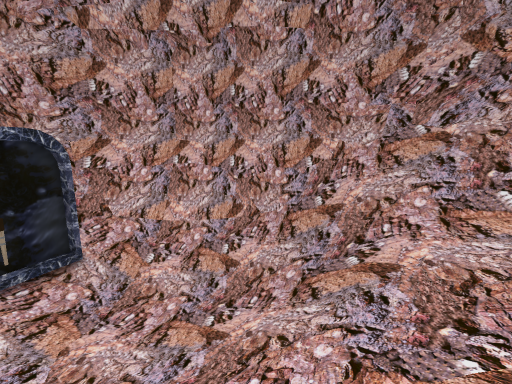
[1] (above)

12 first-person views from a walk through a scene from a Unity 3-D project. The camera is 1.2 m above the floor, tilts 10° down and sees 90° across. The floor is counted in squares, 1 m on a side. Each view is taken from the middle of a square. On the plan, view 1 faces up. The plan holds only what a view shows up to about 12 squares ahead; the rest is blank. Some animated figures are left out.

[2]
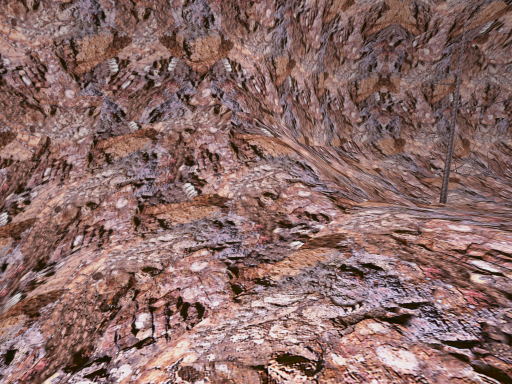

[3]
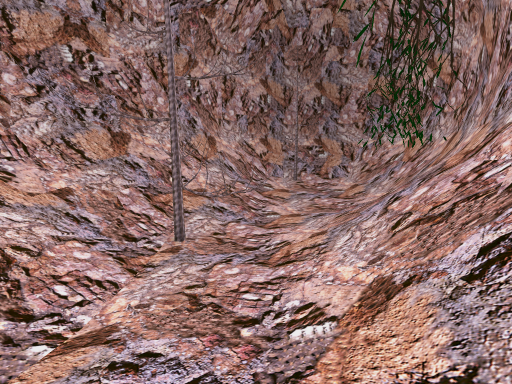

[4]
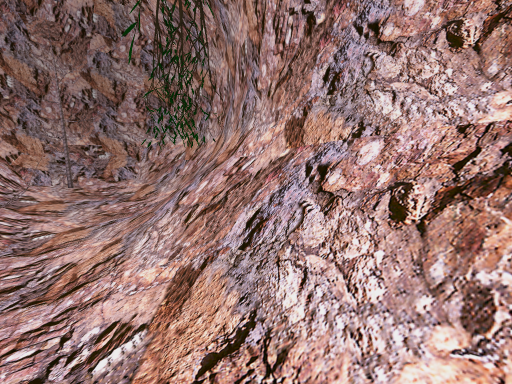

[5]
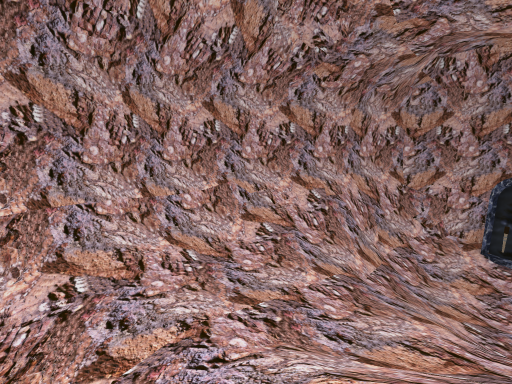

[6]
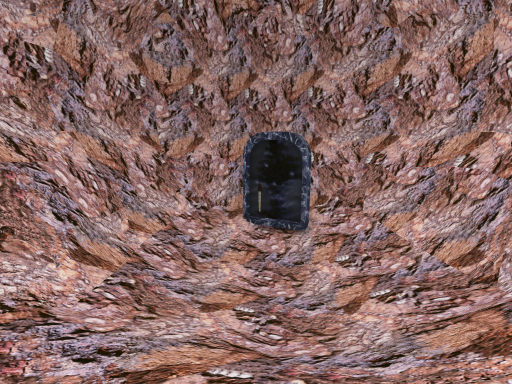

[7]
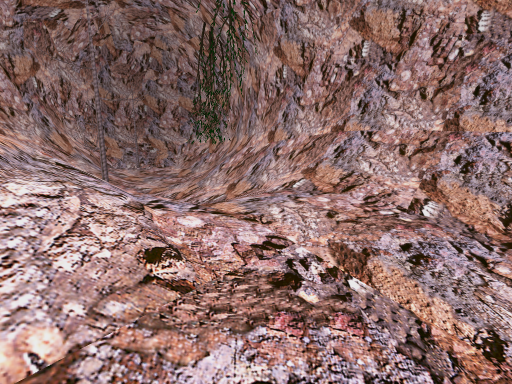

[8]
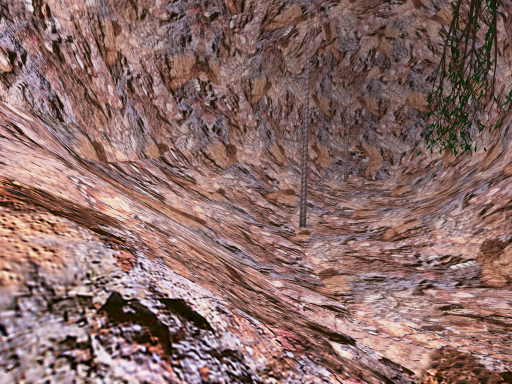

[9]
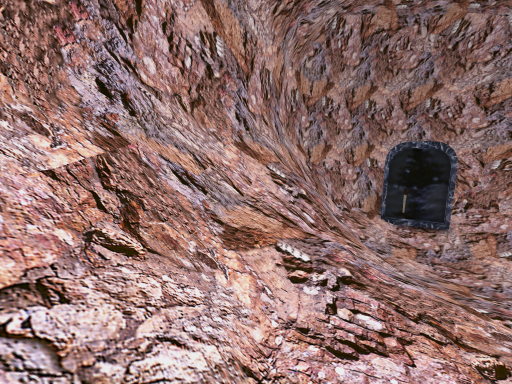

[10]
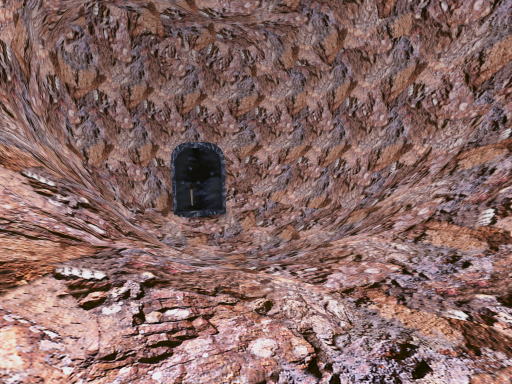

[11]
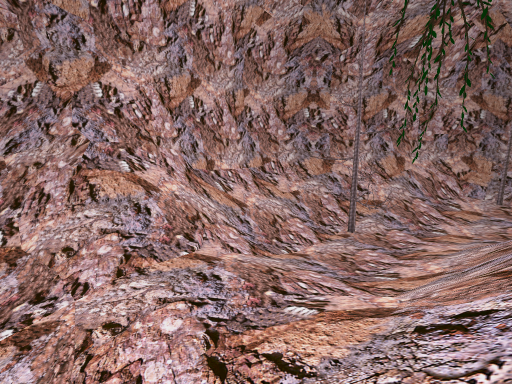

[12]
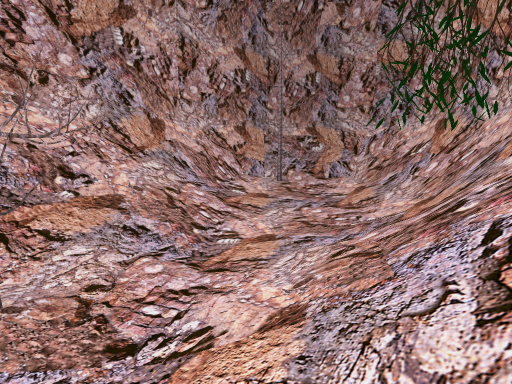

### Floor plan
Key: @ floor where view 1 was taken; # wall or solid block; . main floor; : floor 0.25 m higher than the main floor; - floor 0.25 m lower than the main floor; + floor 0.5 m higher than the main floor; * floor 0.75 m higher than the main floor; _ floor 1.75 m lower than the main floor; / step, stairs or slope; = window, fence, low wall or low ledge; P portal; T torch; R tree; O other object.
Columns run from 7 left of view 1 to 22 right of it. Each row starts with its distance up from view 1.
 10  ###########
  9 ###=/#====###
  8 #=/////////=##
  7 #///_////////##
  6 #PP/___//////##########
  5 #PT/_////////////////###
  4 #///_/////////////////=##
  3 #=////////::///////////=##
  2 ###///////::+/*///.-RRR#=##
  1  ####=////:+***//.-RR///O=##
  0    ##=/@/*++****//.R--////=##
 -1     ###=/////////////.--///###
 -2       ###=////////////.--.RRR#
 -3        ############////...R  #
 -4                  ####/OO///=##
 -5                     ###OOOO=#
 -6                       ###==##
 -7                        #####

Positions as (right, up) in squares from view 1, and headings:
1: (0, 0), facing up
2: (2, 0), facing up-right
3: (8, 0), facing right
4: (8, 0), facing down-right
5: (8, 5), facing down-left
6: (4, 5), facing left
7: (4, 4), facing down-right
8: (6, 3), facing right
9: (5, -1), facing left
10: (5, -1), facing up-left
11: (5, -2), facing up-right
12: (11, -1), facing right
